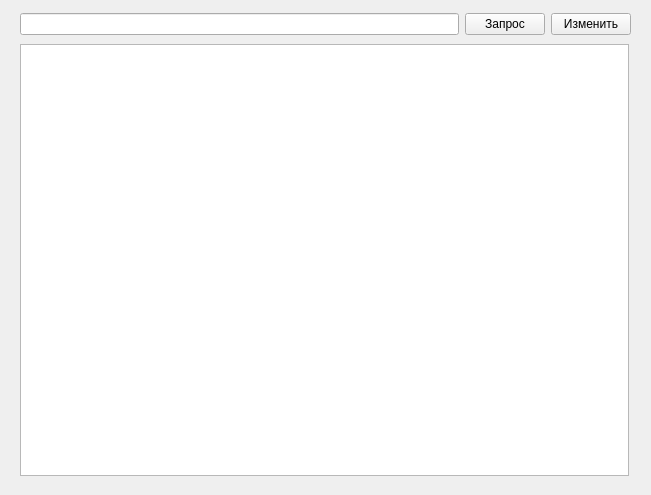
<?xml version="1.0" encoding="UTF-8"?>
<ui version="4.0">
 <class>Form</class>
 <widget class="QWidget" name="Form">
  <property name="geometry">
   <rect>
    <x>0</x>
    <y>0</y>
    <width>651</width>
    <height>495</height>
   </rect>
  </property>
  <property name="windowTitle">
   <string>Form</string>
  </property>
  <widget class="QWidget" name="layoutWidget">
   <property name="geometry">
    <rect>
     <x>20</x>
     <y>10</y>
     <width>611</width>
     <height>471</height>
    </rect>
   </property>
   <layout class="QVBoxLayout" name="verticalLayout">
    <item>
     <layout class="QHBoxLayout" name="horizontalLayout">
      <item>
       <widget class="QLineEdit" name="lineEdit"/>
      </item>
      <item>
       <widget class="QPushButton" name="pushButton">
        <property name="text">
         <string>Запрос</string>
        </property>
       </widget>
      </item>
      <item>
       <widget class="QPushButton" name="pushButton_2">
        <property name="text">
         <string>Изменить</string>
        </property>
       </widget>
      </item>
     </layout>
    </item>
    <item>
     <widget class="QTableWidget" name="tableWidget">
      <property name="maximumSize">
       <size>
        <width>609</width>
        <height>432</height>
       </size>
      </property>
     </widget>
    </item>
   </layout>
  </widget>
 </widget>
 <resources/>
 <connections/>
</ui>
